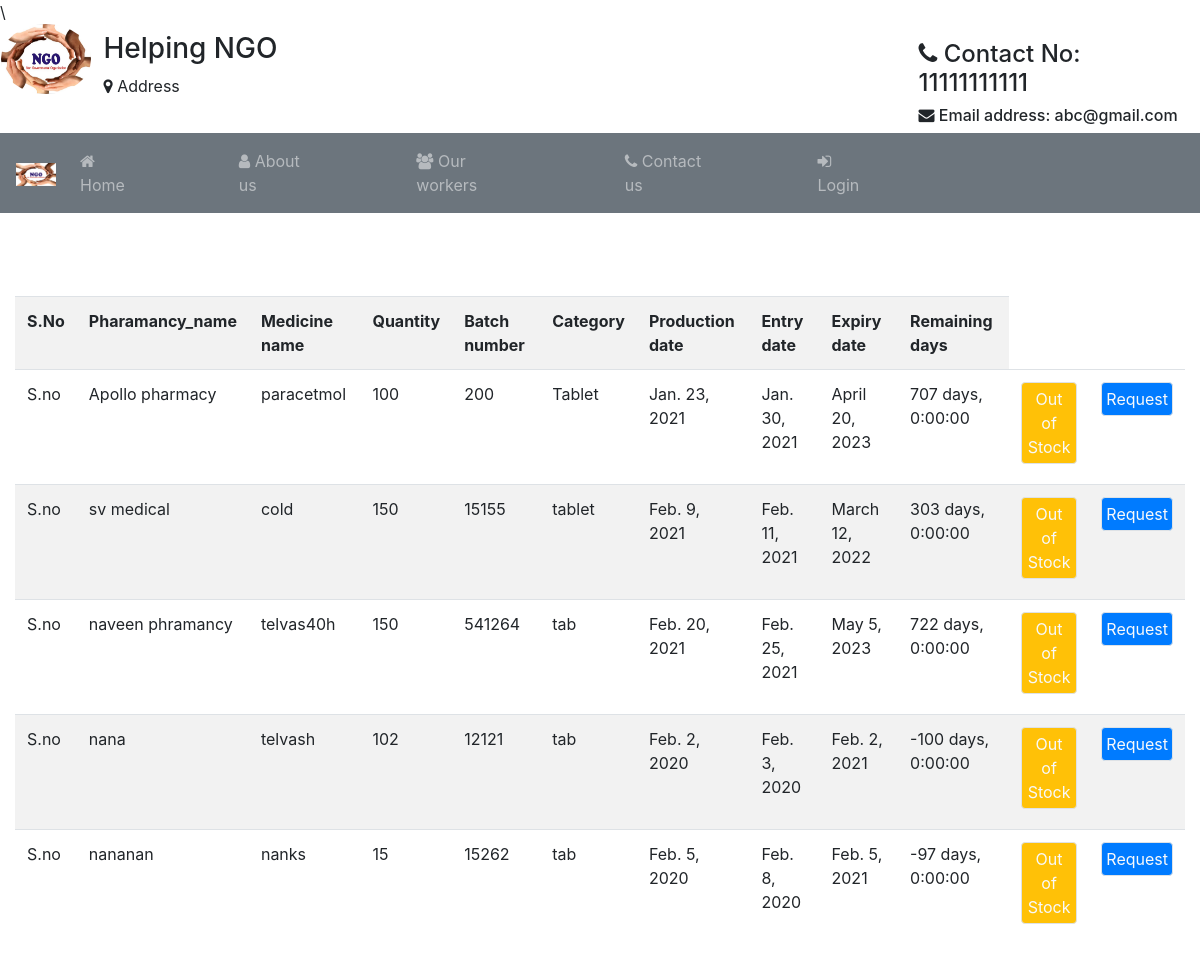
The app's page /index/ with its own data.
### Student/models.py (models this page shows)
class MedicineInfo(models.Model):
	organization_name=models.CharField(max_length=120,default="ngo")
	pharmacy_name=models.CharField(max_length=500)
	medicine_name=models.CharField(max_length=120)
	quantity=models.CharField(max_length=30)
	batch_no=models.IntegerField(unique=True)
	category=models.CharField(max_length=120)
	production_date=models.DateField()
	entry_date=models.DateField()
	expiry_date=models.DateField()
	created_date=models.DateField(auto_now=True)
	days_count=models.DateField(null=True)
	uid=models.ForeignKey(User,on_delete=models.CASCADE)
	impf=models.ImageField(upload_to='Medicines/',default="ngo1.jpg")

### Student/views.py (the view)
# urls.py: path('index/',views.index1,name="inx"),
def index1(request):
	i = MedicineInfo.objects.filter(uid_id=request.user.id)
	g = MedicineInfo.objects.all()
	k = {}
	for m in g:
		days_count=m.expiry_date-m.created_date
		k[m.id] = m.id,m.pharmacy_name,m.medicine_name,m.quantity,m.batch_no,m.category,m.production_date,m.entry_date,m.expiry_date,days_count
	f = k.values()
	return render(request,'htfiles/index.html',{'it':i,'d':f})

### Student/templates/htfiles/index.html (shortened to what this page needs)
{% extends 'htfiles/header.html' %}
{% block content %}
<div class="container-fluid" style="margin-top: 83px;">
	<table class="table table-striped">
		<tr>
					<th>S.No</th>
					<th>Pharamancy_name</th>
					<th>Medicine name</th>
					<th>Quantity</th>
					<th>Batch number</th>
					<th>Category</th>
					<th>Production date</th>
					<th>Entry date</th>
					<th>Expiry date</th>
					<th>Remaining days</th>
				</tr>
	{% if user.export.is_medicinist %}
		{% for k in it %}
						<!-- <td>{{k.medicine_name}}</td>
						<td>{{k.quantity}}</td>
						<td>{{k.batch_no}}</td>
						<td>{{k.category}}</td>
						<td>{{k.entry_date}}</td>
						<td>{{k.expiry_date}}</td> -->
						<h3><span>{% if k.is_status == 0 %}<span class="bg-danger text-light p-1 border rounded">Available</span>{% else %}<span class="bg-primary text-light border rounded p-1">Out of Stock</span>{% endif%}</span></h3>
					<!-- <h3>{{k.medicine_name}}</h3>
					<h4>{{k.entry_date}}</h4>
					<h3>{{k.batch_no}}</h3>
					<h6>Stock <span class="bg-success text-light border rounded border-danger p-1 mx-1">{{k.quantity}}</span><span>{% if k.is_status == 0 %}<span class="bg-secondary text-light p-1 border rounded">Available</span>{% else %}<span class="bg-danger text-light border rounded p-1">Out of Stock</span>{% endif%}</span></h6>
				<div class="row mt-3">
					<div class="col">
						<a href="#" class="btn btn-info text-light col-sm">Add to Cart</a>
					</div>
					<div class="col">
						<a href="#" class="btn btn-success text-light col-sm">Rs.{{k.price}}</a>
					</div>
				</div> -->
		{% endfor %}
		{% else %}
		{% for k in d %}
			<tr>
				    <td>S.no</td>
					<td>{{k.1}}</td>
					<td>{{k.2}}</td>
					<td>{{k.3}}</td>
					<td>{{k.4}}</td>
					<td>{{k.5}}</td>
					<td>{{k.6}}</td>
					<td>{{k.7}}</td>
					<td>{{k.8}}</td>
					<td>{{k.9}}</td>
					<td><h6>{% if k.2 == 0 %}<span class="bg-success text-light p-1 border rounded">Available</span>{% else %}<span class="btn btn-warning text-light border rounded p-1">Out of Stock</span>{% endif%}</span></h6></td>
					<td><a href="{% url 'rqt' %}" class="bg-primary text-light p-1 border rounded btn btn-block mx-auto">Request</a></td>
					</tr>
				{% endfor %}
			</table>
	{% endif %}
	</div>
{% endblock %}

### records on screen
MedicineInfo: pharmacy_name "Apollo pharmacy", medicine_name "paracetmol", quantity "100", category "Tablet", production_date "Jan. 23, 2021", entry_date "Jan. 30, 2021", expiry_date "April 20, 2023"
MedicineInfo: pharmacy_name "sv medical", medicine_name "cold", quantity "150", category "tablet", production_date "Feb. 9, 2021", entry_date "Feb. 11, 2021", expiry_date "March 12, 2022"
MedicineInfo: pharmacy_name "naveen phramancy", medicine_name "telvas40h", quantity "150", category "tab", production_date "Feb. 20, 2021", entry_date "Feb. 25, 2021", expiry_date "May 5, 2023"
MedicineInfo: pharmacy_name "nana", medicine_name "telvash", quantity "102", category "tab", production_date "Feb. 2, 2020", entry_date "Feb. 3, 2020", expiry_date "Feb. 2, 2021"
MedicineInfo: pharmacy_name "nananan", medicine_name "nanks", quantity "15", category "tab", production_date "Feb. 5, 2020", entry_date "Feb. 8, 2020", expiry_date "Feb. 5, 2021"

### other values on screen
{{ k.4 }} "200" "15155" "541264" "12121" "15262"
{{ k.9 }} "707 days, 0:00:00" "303 days, 0:00:00" "722 days, 0:00:00" "-100 days, 0:00:00" "-97 days, 0:00:00"
